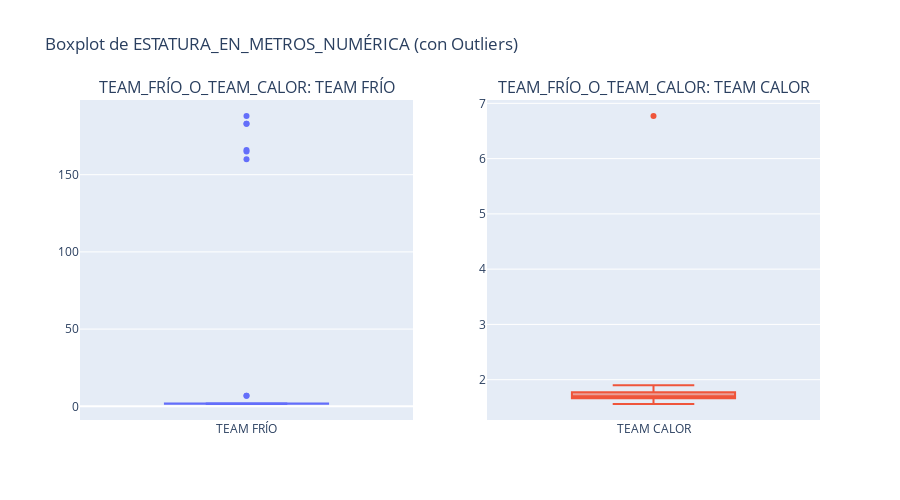

Notebook code cell kept with this figure:
### Code cell
plot_interactive_boxplot(
    df, 
    column='ESTATURA_EN_METROS_NUMÉRICA',
    target_class= "TEAM_FRÍO_O_TEAM_CALOR",
    title='Boxplot de ESTATURA_EN_METROS_NUMÉRICA (con Outliers)'
)

### Figure 1 — Plotly figure (JSON) as saved in the notebook; plotly's stock layout.template omitted (floating-point values rounded to 4 significant figures; data arrays with more than 128 entries replaced by an {"elided": "..."} marker saying what was removed)
{"data": [{"boxpoints": "outliers", "name": "TEAM FRÍO", "showlegend": false, "type": "box", "xaxis": "x", "y": {"elided": "174 float values"}, "yaxis": "y"}, {"boxpoints": "outliers", "name": "TEAM CALOR", "showlegend": false, "type": "box", "xaxis": "x2", "y": [1.75, 1.58, 1.74, 1.74, 1.56, 1.68, 1.68, 1.63, 1.6, 1.73, 1.68, 1.76, 1.69, 1.7, 1.75, 1.68, 1.83, 1.79, 1.56, 1.78, 1.76, 1.57, 1.69, 1.65, 1.58, 6.771, 1.77, 1.67, 1.8, 1.78, 1.9, 1.7, 1.79], "yaxis": "y2"}], "layout": {"annotations": [{"font": {"size": 16}, "showarrow": false, "text": "TEAM_FRÍO_O_TEAM_CALOR: TEAM FRÍO", "x": 0.225, "xanchor": "center", "xref": "paper", "y": 1, "yanchor": "bottom", "yref": "paper"}, {"font": {"size": 16}, "showarrow": false, "text": "TEAM_FRÍO_O_TEAM_CALOR: TEAM CALOR", "x": 0.775, "xanchor": "center", "xref": "paper", "y": 1, "yanchor": "bottom", "yref": "paper"}], "height": 500, "title": {"text": "Boxplot de ESTATURA_EN_METROS_NUMÉRICA (con Outliers)"}, "xaxis": {"anchor": "y", "domain": [0, 0.45]}, "xaxis2": {"anchor": "y2", "domain": [0.55, 1]}, "yaxis": {"anchor": "x", "domain": [0, 1]}, "yaxis2": {"anchor": "x2", "domain": [0, 1]}}}
